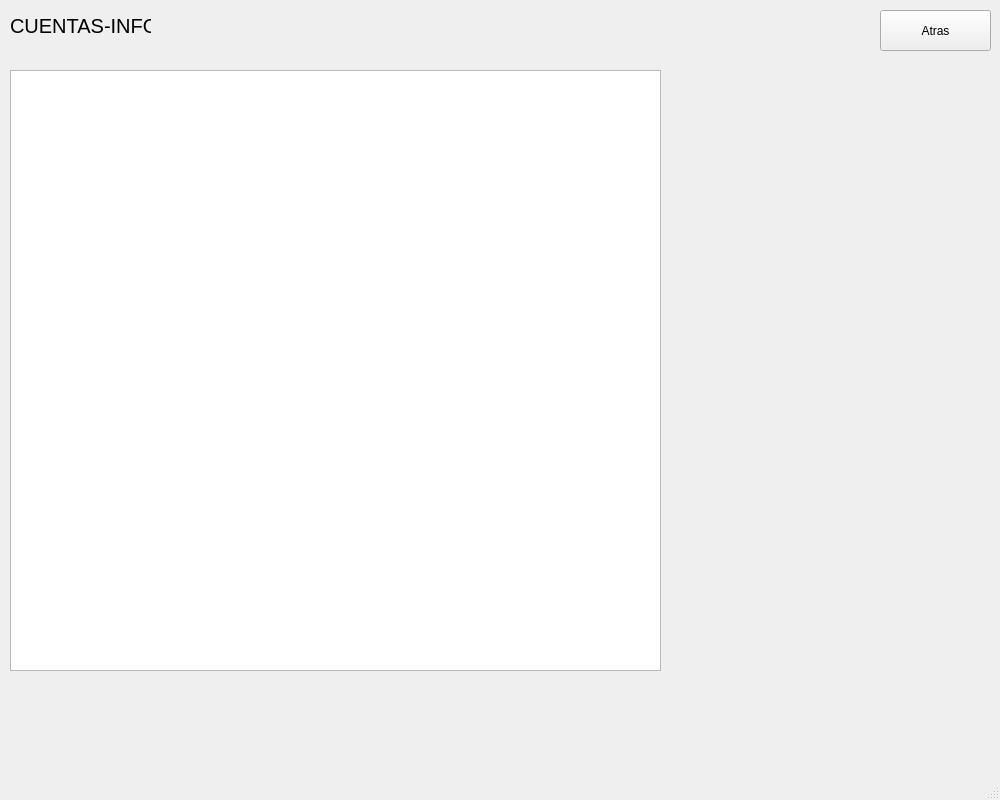
<?xml version="1.0" encoding="UTF-8"?>
<ui version="4.0">
 <class>cuentasInfoWindow</class>
 <widget class="QMainWindow" name="cuentasInfoWindow">
  <property name="geometry">
   <rect>
    <x>0</x>
    <y>0</y>
    <width>1000</width>
    <height>800</height>
   </rect>
  </property>
  <property name="minimumSize">
   <size>
    <width>1000</width>
    <height>800</height>
   </size>
  </property>
  <property name="maximumSize">
   <size>
    <width>1000</width>
    <height>800</height>
   </size>
  </property>
  <property name="windowTitle">
   <string>BANCO</string>
  </property>
  <widget class="QWidget" name="centralwidget">
   <widget class="QLabel" name="label">
    <property name="geometry">
     <rect>
      <x>10</x>
      <y>10</y>
      <width>141</width>
      <height>31</height>
     </rect>
    </property>
    <property name="font">
     <font>
      <pointsize>15</pointsize>
     </font>
    </property>
    <property name="text">
     <string>CUENTAS-INFO</string>
    </property>
   </widget>
   <widget class="QLabel" name="lbl_show_user">
    <property name="geometry">
     <rect>
      <x>130</x>
      <y>10</y>
      <width>451</width>
      <height>31</height>
     </rect>
    </property>
    <property name="font">
     <font>
      <pointsize>15</pointsize>
     </font>
    </property>
    <property name="text">
     <string/>
    </property>
   </widget>
   <widget class="QPushButton" name="btn_back">
    <property name="geometry">
     <rect>
      <x>880</x>
      <y>10</y>
      <width>111</width>
      <height>41</height>
     </rect>
    </property>
    <property name="text">
     <string>Atras</string>
    </property>
   </widget>
   <widget class="QTableWidget" name="table_more_info">
    <property name="geometry">
     <rect>
      <x>10</x>
      <y>70</y>
      <width>651</width>
      <height>601</height>
     </rect>
    </property>
   </widget>
  </widget>
  <widget class="QMenuBar" name="menubar">
   <property name="geometry">
    <rect>
     <x>0</x>
     <y>0</y>
     <width>1000</width>
     <height>33</height>
    </rect>
   </property>
  </widget>
  <widget class="QStatusBar" name="statusbar"/>
 </widget>
 <resources/>
 <connections/>
</ui>
